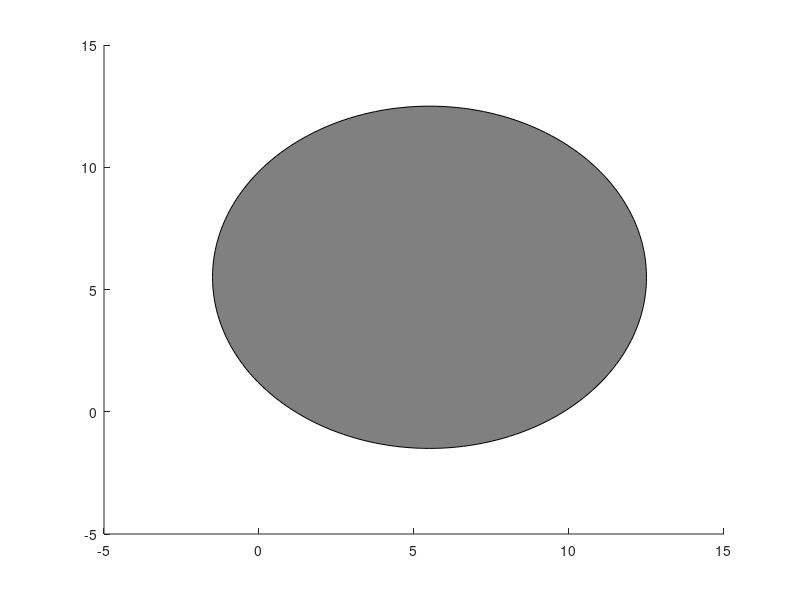

The MATLAB script that drew this image: (Note: this script raises an error after producing the figure.)
clear
clc
close all

% TODO: range 1-10 for testing, I guess factors can be ignored??
% bigger dots: take care of smaller pixelic resolution
% Lena density control: mean of all inter-dot distances (might be more
% computationally efficient)

% path to save stimuli pattern
stim_path = 'D:\MasterThesis\analysis\Stimuli_creation\ver_23042025\dot_size_0p25\'; 

samples = {1:10, 4:13, 5:14, 6:15, 7:16, 8:17}; % potential samples to use
%factors = [0.316, 0.56, 1, 1.77, 3.16]; % factors to generate nonmatches
factors = [1, 1, 1, 1, 1];
n_match = 4;
n_nonmatch = 1;
stim_type = 'C';     % toggle to either generate standard or control stimuli

samples_to_use = 1; % set value to decide which sample to use for stimuli generation 

%% Create Stimuli 
% specify window
winsize_x = 445;
winsize_y = 742;

% specify Dots
dot_rad = .25;
min_dist = .5;
lowcut = .01;
highcut = 20;

% specify control
total_area = 2;
min_dist_control = .2;
lowcut_control = 4;
highcut_control = 4.2;

% Specify background
xbig = 5.5;
ybig = 5.5;
rbig = 7;
backcolour = [.5, .5, .5];
edgecolour = [.5 .5 .5];

% Circle generation 
t = (0:2 * pi / 200:2 * pi);
x = sin(t);
y = cos(t);

% get the sample
current_sample = samples{samples_to_use};
nums = unique(current_sample);

% make B_grey.bmp

pos = [0, 0, winsize_x/2, winsize_y/2];
set(gcf, "Position", pos, "Units", "pixels");
hold on
backcircle = fill(x * rbig + xbig, y * rbig + ybig, backcolour);
backcircle.EdgeColor = "none";  % disable white edge around circle
axis square off
% Take a snapshot HELLO HELLO PLS DEBUG 
f = getframe(gcf);
[image, ~] = frame2im(f);

% save the stimulus pattern
filename = strcat('B_grey.bmp');
imwrite(image, strcat(stim_path, filename));
close all

% iterate over each number to be visualized as stimulus pattern
for d = 1:size(nums, 2)
    curr_num = nums(d);
    % define how many variations to generate
    if ismember(curr_num, current_sample)
        amount_img = n_match;
    else
        amount_img = n_nonmatch;
    end
    % create the stimulus
    for img = 1:amount_img
        % set figure stuff
        %set(groot);
        pos = [0, 0, winsize_x/2, winsize_y/2];
        set(gcf, "Position", pos, "Units", "pixels");

        % background circle
        hold on
        backcircle = fill(x * rbig + xbig, y * rbig + ybig, backcolour);
        backcircle.EdgeColor = "none";
        % toggle axis off 
        axis square off

        % get random dot position in [0, 1], rescaled within background
        % circle
        dot_pos_limit = max(max(x * rbig + xbig, y * rbig + ybig)) - 2 * dot_rad;

        dot_pos = dot_pos_limit * rand(2, curr_num);

        % control of dots truly lying within background circle
        % set threshold here already cuz I guess this needs to be
        % hardcoded...
        threshold = rbig - 2 * dot_rad;
        % do the control
        dot_pos = rand_dot_pos(dot_pos, dot_rad, threshold, dot_pos_limit, xbig, ybig, min_dist);

        % identify individual dot sizes
        if stim_type == 'C'
            sizes = calc_area(total_area, curr_num);
            % copied from Lena, gotta generalize rand_dot_pos first
            for dot = 1:curr_num
                check = false;
                while ~check
                    distance = sqrt(abs(dot_pos(1, dot) - xbig)^2 + ...
                        abs(dot_pos(2, dot) - ybig)^2);
                    distance = distance + 2 * sizes(dot);
                    if distance < min_dist
                        dot_pos(:, dot) = dot_pos_limit * rand(2, 1);
                    else
                        check = true;
                    end
                end
            end
        elseif stim_type == 'S'
            sizes = ones(curr_num, 1) * dot_rad;
        end

        % density control
        if curr_num > 1
            dense = density(dot_pos(1, 1:curr_num), dot_pos(2, 1:curr_num));
            if not (mean(dense) > lowcut && mean(dense) < highcut) && ...
                (min(dense) > min_dist)
                continue
            end
        end

        


        % plotting
        % Lena Approach
        % iterate over each dot
        for dot = 1:curr_num
            fill(x * sizes(dot) + dot_pos(1, dot), ...
                y * sizes(dot) + dot_pos(2, dot), ...
                [0 0 0], "EdgeColor", [0 0 0]);
        end
        % My approach of avoiding another for loop :(

        % Take a snapshot HELLO HELLO PLS DEBUG 
        f = getframe(gcf);
        [image, ~] = frame2im(f);

        % save the stimulus pattern
        filename = strcat(stim_type, strcat(num2str(curr_num), num2str(img)), '.bmp');
        imwrite(image, strcat(stim_path, filename));
        %reset(groot)
        close all
    end
    %progressbar(d, size(nums, 2))
    
end
